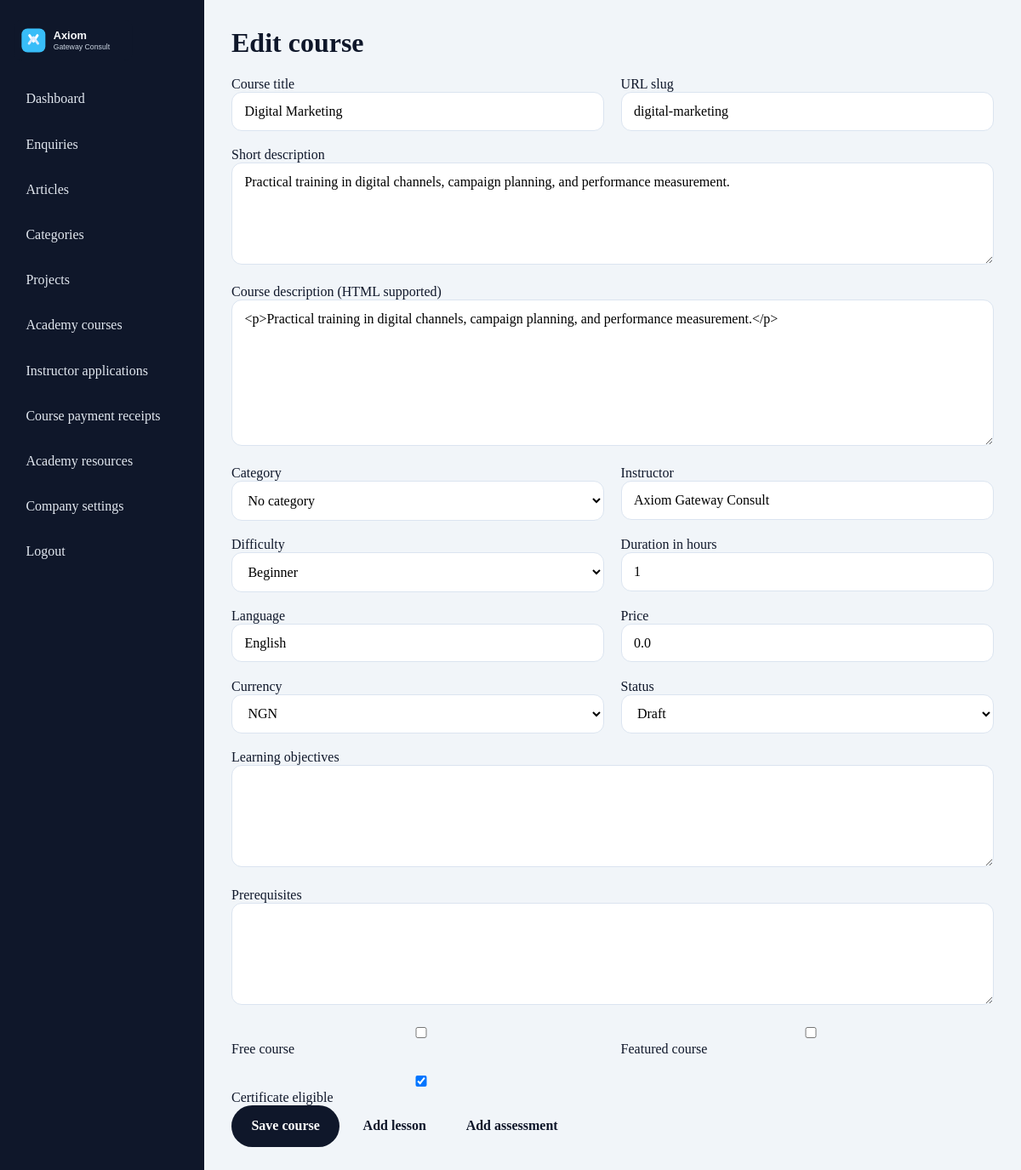
Page /admin/courses/4/edit (signed in) on the committed database.
### app/models.py (models this page shows)
class TimestampMixin:
    created_at = db.Column(db.DateTime, default=lambda: datetime.now(timezone.utc), nullable=False)
    updated_at = db.Column(
        db.DateTime,
        default=lambda: datetime.now(timezone.utc),
        onupdate=lambda: datetime.now(timezone.utc),
        nullable=False,
    )

class Course(TimestampMixin, db.Model):
    __tablename__ = "courses"
    id = db.Column(db.Integer, primary_key=True)
    title = db.Column(db.String(200), nullable=False)
    slug = db.Column(db.String(200), unique=True, nullable=False, index=True)
    short_description = db.Column(db.Text, nullable=False)
    description = db.Column(db.Text, nullable=False)
    cover_image = db.Column(db.String(255))
    category_id = db.Column(db.Integer, db.ForeignKey("course_categories.id"), nullable=True)
    instructor_id = db.Column(db.Integer, db.ForeignKey("instructors.id"), nullable=True, index=True)
    review_status = db.Column(db.String(20), default="not_required", nullable=False, index=True)
    target_audience = db.Column(db.Text)
    requirements = db.Column(db.Text)
    what_students_learn = db.Column(db.Text)
    category = db.relationship("CourseCategory", back_populates="courses")
    instructor = db.relationship("Instructor", back_populates="courses")
    instructor_name = db.Column(db.String(120), default="Axiom Gateway Consult")
    difficulty = db.Column(db.String(30), default="Beginner")
    duration_hours = db.Column(db.Integer, default=1)
    language = db.Column(db.String(60), default="English")
    price = db.Column(db.Float, default=0.0)
    currency = db.Column(db.String(10), default="NGN")
    is_free = db.Column(db.Boolean, default=False, nullable=False)
    status = db.Column(db.String(20), default="draft", nullable=False)
    is_featured = db.Column(db.Boolean, default=False, nullable=False)
    certificate_eligible = db.Column(db.Boolean, default=True, nullable=False)
    objectives = db.Column(db.Text)
    prerequisites = db.Column(db.Text)
    published_at = db.Column(db.DateTime)
    lessons = db.relationship("CourseLesson", back_populates="course", cascade="all, delete-orphan")
    enrolments = db.relationship("CourseEnrollment", back_populates="course", cascade="all, delete-orphan")

### app/routes.py (the view, shortened to what this page needs)
@admin_bp.route("/courses/<int:course_id>/edit", methods=["GET", "POST"])
@login_required
def course_edit(course_id):
    course = Course.query.get_or_404(course_id)
    form = CourseForm(obj=course)
    form.category_id.choices = [(0, "No category")] + [(category.id, category.name) for category in CourseCategory.query.order_by(CourseCategory.name.asc()).all()]
    if request.method == "GET":
        form.category_id.data = course.category_id or 0
    return render_template("admin/course_form.html", form=form, course=course)

### app/__init__.py (called while the page is built)
def load_user(user_id):
    from .models import AdminUser, Instructor, Student
    if not user_id:
        return None
    prefix, _, suffix = str(user_id).partition(":")
    if prefix == "student" and suffix.isdigit():
        return db.session.get(Student, int(suffix))
    if prefix == "admin" and suffix.isdigit():
        return db.session.get(AdminUser, int(suffix))
    if prefix == "instructor" and suffix.isdigit():
        return db.session.get(Instructor, int(suffix))
    if user_id.isdigit():
        return db.session.get(AdminUser, int(user_id))
    return None

def student_load_user(user_id):
    return load_user(user_id)

### app/models.py (called while the page is built)
    @staticmethod
    def get_settings():
        settings = CompanySettings.query.order_by(CompanySettings.id.desc()).first()
        if settings:
            return settings
        default = CompanySettings()
        db.session.add(default)
        db.session.commit()
        return default

### app/routes.py (called while the page is built)
@admin_bp.before_request
def restrict_admin_area():
    if request.endpoint in {"admin.admin_login", "admin.admin_signup"}:
        return None
    if not isinstance(current_user, AdminUser):
        if not current_user.is_authenticated:
            return redirect(url_for("admin.admin_login", next=request.url))
        abort(403)

@admin_bp.before_request
def require_login():
    if request.endpoint and request.endpoint.startswith("admin") and request.endpoint not in {"admin.admin_login", "admin.admin_signup"}:
        if not current_user.is_authenticated:
            return redirect(url_for("admin.admin_login"))
        if not isinstance(current_user, AdminUser):
            abort(403)

### app/templates/admin/course_form.html (shortened to what this page needs)
{% extends 'admin/layout.html' %}
{% block content %}
<h1>{% if course %}Edit course{% else %}Create course{% endif %}</h1>
<form method="post" class="admin-form">
  <div class="form-grid admin-grid">
    <div><label>Course title</label>{{ form.title() }}{% for error in form.title.errors %}<small>{{ error }}</small>{% endfor %}</div>
    <div><label>URL slug</label>{{ form.slug() }}{% for error in form.slug.errors %}<small>{{ error }}</small>{% endfor %}</div>
    <div class="full-width"><label>Short description</label>{{ form.short_description(rows=3) }}</div>
    <div class="full-width"><label>Course description (HTML supported)</label>{{ form.description(rows=8) }}</div>
    <div><label>Category</label>{{ form.category_id() }}</div>
    <div><label>Instructor</label>{{ form.instructor_name() }}</div>
    <div><label>Difficulty</label>{{ form.difficulty() }}</div>
    <div><label>Duration in hours</label>{{ form.duration_hours(min=1) }}</div>
    <div><label>Language</label>{{ form.language() }}</div>
    <div><label>Price</label>{{ form.price(type='number', min='0', step='0.01') }}</div>
    <div><label>Currency</label>{{ form.currency() }}</div>
    <div><label>Status</label>{{ form.status() }}</div>
    <div class="full-width"><label>Learning objectives</label>{{ form.objectives(rows=4) }}</div>
    <div class="full-width"><label>Prerequisites</label>{{ form.prerequisites(rows=3) }}</div>
    <div><label>{{ form.is_free() }} Free course</label></div>
    <div><label>{{ form.is_featured() }} Featured course</label></div>
    <div><label>{{ form.certificate_eligible() }} Certificate eligible</label></div>
  </div>
  <button class="btn btn-primary" type="submit">Save course</button>
  {% if course %}<a class="btn" href="{{ url_for('admin.lesson_new', course_id=course.id) }}">Add lesson</a><a class="btn" href="{{ url_for('admin.quiz_new', course_id=course.id) }}">Add assessment</a>{% endif %}
</form>
{% endblock %}

### app/static/css/style.css (style rules this page uses)
:root { --primary: #0f172a; --primary-2: #1e293b; --accent: #0ea5e9; --accent-soft: #e0f2fe; --surface: #f8fafc; --surface-2: #eef6ff; --muted: #475569; --border: #dbe4f0; --success: #166534; --error: #b91c1c; --warning: #92400e; --shadow: 0 18px 50px rgba(15, 23, 42, 0.08); }
* { box-sizing: border-box; }
html { scroll-behavior: smooth; }
body { font-family: "Segoe UI", Tahoma, sans-serif; background: #fff; color: var(--primary); margin: 0; line-height: 1.6; }
body, input, textarea, select, button { font: inherit; }
a { color: var(--primary); text-decoration: none; }
.btn { display: inline-flex; align-items: center; justify-content: center; padding: 0.9rem 1.4rem; border-radius: 999px; font-weight: 600; border: 1px solid transparent; transition: .2s ease; cursor: pointer; }
.btn-primary { background: var(--primary); color: white; }
.section-header h2, .section-header h1, h1, h2, h3 { margin-top: 0; }
.filter-bar input, .filter-bar select, input, textarea, select { width: 100%; border: 1px solid var(--border); border-radius: 12px; padding: 0.8rem 0.9rem; background: white; }
textarea { min-height: 120px; }
.form-grid { display: grid; grid-template-columns: repeat(2, minmax(0, 1fr)); gap: 1.2rem; }
.full-width { grid-column: 1 / -1; }
.admin-body { background: #f1f5f9; }
.admin-form .form-grid { grid-template-columns: repeat(2, minmax(0,1fr)); }

### rows in the picture
Course: title "Digital Marketing", slug "digital-marketing", short_description "Practical training in digital channels, campaign planning, and performance measurement.", description "<p>Practical training in digital channels, campaign planning, and performance measurement.</p>", category_id "No category", instructor_name "Axiom Gateway Consult", difficulty "Beginner", duration_hours "1", language "English", price "0.0", currency "NGN", status "Draft", certificate_eligible "☑"
